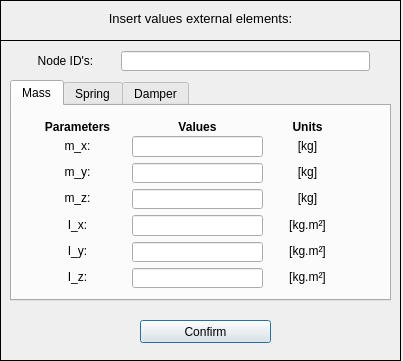
<?xml version="1.0" encoding="UTF-8"?>
<ui version="4.0">
 <class>Dialog</class>
 <widget class="QDialog" name="Dialog">
  <property name="windowModality">
   <enum>Qt::NonModal</enum>
  </property>
  <property name="geometry">
   <rect>
    <x>0</x>
    <y>0</y>
    <width>403</width>
    <height>361</height>
   </rect>
  </property>
  <property name="sizePolicy">
   <sizepolicy hsizetype="Fixed" vsizetype="Fixed">
    <horstretch>0</horstretch>
    <verstretch>0</verstretch>
   </sizepolicy>
  </property>
  <property name="contextMenuPolicy">
   <enum>Qt::DefaultContextMenu</enum>
  </property>
  <property name="windowTitle">
   <string>Add: Mass / Spring / Damper</string>
  </property>
  <property name="windowIcon">
   <iconset>
    <normaloff>../../../../../../Downloads/load - Copia.png</normaloff>../../../../../../Downloads/load - Copia.png</iconset>
  </property>
  <property name="whatsThis">
   <string/>
  </property>
  <widget class="QWidget" name="widget" native="true">
   <property name="geometry">
    <rect>
     <x>0</x>
     <y>0</y>
     <width>401</width>
     <height>361</height>
    </rect>
   </property>
   <property name="font">
    <font>
     <kerning>true</kerning>
    </font>
   </property>
   <widget class="QFrame" name="frame">
    <property name="geometry">
     <rect>
      <x>0</x>
      <y>0</y>
      <width>401</width>
      <height>41</height>
     </rect>
    </property>
    <property name="frameShape">
     <enum>QFrame::Box</enum>
    </property>
    <property name="frameShadow">
     <enum>QFrame::Plain</enum>
    </property>
    <property name="lineWidth">
     <number>1</number>
    </property>
    <widget class="QLabel" name="label">
     <property name="geometry">
      <rect>
       <x>10</x>
       <y>10</y>
       <width>381</width>
       <height>16</height>
      </rect>
     </property>
     <property name="font">
      <font>
       <pointsize>10</pointsize>
       <italic>false</italic>
      </font>
     </property>
     <property name="text">
      <string>Insert values external elements:</string>
     </property>
     <property name="textFormat">
      <enum>Qt::AutoText</enum>
     </property>
     <property name="alignment">
      <set>Qt::AlignCenter</set>
     </property>
    </widget>
   </widget>
   <widget class="QFrame" name="frame_2">
    <property name="geometry">
     <rect>
      <x>0</x>
      <y>40</y>
      <width>401</width>
      <height>321</height>
     </rect>
    </property>
    <property name="frameShape">
     <enum>QFrame::Box</enum>
    </property>
    <property name="frameShadow">
     <enum>QFrame::Plain</enum>
    </property>
    <widget class="QTabWidget" name="tabWidget">
     <property name="geometry">
      <rect>
       <x>10</x>
       <y>40</y>
       <width>381</width>
       <height>221</height>
      </rect>
     </property>
     <property name="currentIndex">
      <number>0</number>
     </property>
     <widget class="QWidget" name="tab">
      <attribute name="title">
       <string>Mass</string>
      </attribute>
      <widget class="QWidget" name="verticalLayoutWidget_5">
       <property name="geometry">
        <rect>
         <x>260</x>
         <y>10</y>
         <width>71</width>
         <height>21</height>
        </rect>
       </property>
       <layout class="QVBoxLayout" name="verticalLayout_5">
        <item>
         <widget class="QLabel" name="label_5">
          <property name="font">
           <font>
            <weight>75</weight>
            <bold>true</bold>
           </font>
          </property>
          <property name="text">
           <string>Units</string>
          </property>
          <property name="alignment">
           <set>Qt::AlignCenter</set>
          </property>
         </widget>
        </item>
       </layout>
      </widget>
      <widget class="QWidget" name="verticalLayoutWidget_7">
       <property name="geometry">
        <rect>
         <x>120</x>
         <y>30</y>
         <width>131</width>
         <height>152</height>
        </rect>
       </property>
       <layout class="QVBoxLayout" name="verticalLayout_7">
        <item>
         <widget class="QLineEdit" name="lineEdit_mx"/>
        </item>
        <item>
         <widget class="QLineEdit" name="lineEdit_my"/>
        </item>
        <item>
         <widget class="QLineEdit" name="lineEdit_mz"/>
        </item>
        <item>
         <widget class="QLineEdit" name="lineEdit_ix"/>
        </item>
        <item>
         <widget class="QLineEdit" name="lineEdit_iy"/>
        </item>
        <item>
         <widget class="QLineEdit" name="lineEdit_iz"/>
        </item>
       </layout>
      </widget>
      <widget class="QWidget" name="verticalLayoutWidget_8">
       <property name="geometry">
        <rect>
         <x>260</x>
         <y>30</y>
         <width>71</width>
         <height>151</height>
        </rect>
       </property>
       <layout class="QVBoxLayout" name="verticalLayout_8">
        <item>
         <widget class="QLabel" name="label_13">
          <property name="text">
           <string>[kg]</string>
          </property>
          <property name="alignment">
           <set>Qt::AlignCenter</set>
          </property>
         </widget>
        </item>
        <item>
         <widget class="QLabel" name="label_14">
          <property name="text">
           <string>[kg]</string>
          </property>
          <property name="alignment">
           <set>Qt::AlignCenter</set>
          </property>
         </widget>
        </item>
        <item>
         <widget class="QLabel" name="label_15">
          <property name="text">
           <string>[kg]</string>
          </property>
          <property name="alignment">
           <set>Qt::AlignCenter</set>
          </property>
         </widget>
        </item>
        <item>
         <widget class="QLabel" name="label_16">
          <property name="text">
           <string>[kg.m²]</string>
          </property>
          <property name="alignment">
           <set>Qt::AlignCenter</set>
          </property>
         </widget>
        </item>
        <item>
         <widget class="QLabel" name="label_17">
          <property name="text">
           <string>[kg.m²]</string>
          </property>
          <property name="alignment">
           <set>Qt::AlignCenter</set>
          </property>
         </widget>
        </item>
        <item>
         <widget class="QLabel" name="label_12">
          <property name="text">
           <string>[kg.m²]</string>
          </property>
          <property name="alignment">
           <set>Qt::AlignCenter</set>
          </property>
         </widget>
        </item>
       </layout>
      </widget>
      <widget class="QWidget" name="verticalLayoutWidget_4">
       <property name="geometry">
        <rect>
         <x>120</x>
         <y>10</y>
         <width>131</width>
         <height>21</height>
        </rect>
       </property>
       <layout class="QVBoxLayout" name="verticalLayout_4">
        <item>
         <widget class="QLabel" name="label_4">
          <property name="font">
           <font>
            <weight>75</weight>
            <bold>true</bold>
           </font>
          </property>
          <property name="text">
           <string>Values</string>
          </property>
          <property name="alignment">
           <set>Qt::AlignCenter</set>
          </property>
         </widget>
        </item>
       </layout>
      </widget>
      <widget class="QWidget" name="verticalLayoutWidget_6">
       <property name="geometry">
        <rect>
         <x>20</x>
         <y>30</y>
         <width>91</width>
         <height>151</height>
        </rect>
       </property>
       <layout class="QVBoxLayout" name="verticalLayout_6">
        <item>
         <widget class="QLabel" name="label_6">
          <property name="text">
           <string>m_x:</string>
          </property>
          <property name="alignment">
           <set>Qt::AlignCenter</set>
          </property>
         </widget>
        </item>
        <item>
         <widget class="QLabel" name="label_7">
          <property name="text">
           <string>m_y:</string>
          </property>
          <property name="alignment">
           <set>Qt::AlignCenter</set>
          </property>
         </widget>
        </item>
        <item>
         <widget class="QLabel" name="label_8">
          <property name="text">
           <string>m_z:</string>
          </property>
          <property name="alignment">
           <set>Qt::AlignCenter</set>
          </property>
         </widget>
        </item>
        <item>
         <widget class="QLabel" name="label_10">
          <property name="text">
           <string>I_x:</string>
          </property>
          <property name="alignment">
           <set>Qt::AlignCenter</set>
          </property>
         </widget>
        </item>
        <item>
         <widget class="QLabel" name="label_11">
          <property name="text">
           <string>I_y:</string>
          </property>
          <property name="alignment">
           <set>Qt::AlignCenter</set>
          </property>
         </widget>
        </item>
        <item>
         <widget class="QLabel" name="label_9">
          <property name="text">
           <string>I_z:</string>
          </property>
          <property name="alignment">
           <set>Qt::AlignCenter</set>
          </property>
         </widget>
        </item>
       </layout>
      </widget>
      <widget class="QWidget" name="verticalLayoutWidget_3">
       <property name="geometry">
        <rect>
         <x>20</x>
         <y>10</y>
         <width>91</width>
         <height>21</height>
        </rect>
       </property>
       <layout class="QVBoxLayout" name="verticalLayout_3">
        <item>
         <widget class="QLabel" name="label_3">
          <property name="font">
           <font>
            <weight>75</weight>
            <bold>true</bold>
           </font>
          </property>
          <property name="text">
           <string>Parameters</string>
          </property>
          <property name="alignment">
           <set>Qt::AlignCenter</set>
          </property>
         </widget>
        </item>
       </layout>
      </widget>
     </widget>
     <widget class="QWidget" name="tab_2">
      <attribute name="title">
       <string>Spring</string>
      </attribute>
      <widget class="QWidget" name="verticalLayoutWidget_10">
       <property name="geometry">
        <rect>
         <x>260</x>
         <y>10</y>
         <width>71</width>
         <height>21</height>
        </rect>
       </property>
       <layout class="QVBoxLayout" name="verticalLayout_10">
        <item>
         <widget class="QLabel" name="label_19">
          <property name="font">
           <font>
            <weight>75</weight>
            <bold>true</bold>
           </font>
          </property>
          <property name="text">
           <string>Units</string>
          </property>
          <property name="alignment">
           <set>Qt::AlignCenter</set>
          </property>
         </widget>
        </item>
       </layout>
      </widget>
      <widget class="QWidget" name="verticalLayoutWidget_12">
       <property name="geometry">
        <rect>
         <x>120</x>
         <y>30</y>
         <width>131</width>
         <height>152</height>
        </rect>
       </property>
       <layout class="QVBoxLayout" name="verticalLayout_12">
        <item>
         <widget class="QLineEdit" name="lineEdit_kx"/>
        </item>
        <item>
         <widget class="QLineEdit" name="lineEdit_ky"/>
        </item>
        <item>
         <widget class="QLineEdit" name="lineEdit_kz"/>
        </item>
        <item>
         <widget class="QLineEdit" name="lineEdit_krx"/>
        </item>
        <item>
         <widget class="QLineEdit" name="lineEdit_kry"/>
        </item>
        <item>
         <widget class="QLineEdit" name="lineEdit_krz"/>
        </item>
       </layout>
      </widget>
      <widget class="QWidget" name="verticalLayoutWidget_13">
       <property name="geometry">
        <rect>
         <x>260</x>
         <y>30</y>
         <width>71</width>
         <height>151</height>
        </rect>
       </property>
       <layout class="QVBoxLayout" name="verticalLayout_13">
        <item>
         <widget class="QLabel" name="label_20">
          <property name="text">
           <string>[N/m]</string>
          </property>
          <property name="alignment">
           <set>Qt::AlignCenter</set>
          </property>
         </widget>
        </item>
        <item>
         <widget class="QLabel" name="label_21">
          <property name="text">
           <string>[N/m]</string>
          </property>
          <property name="alignment">
           <set>Qt::AlignCenter</set>
          </property>
         </widget>
        </item>
        <item>
         <widget class="QLabel" name="label_22">
          <property name="text">
           <string>[N/m]</string>
          </property>
          <property name="alignment">
           <set>Qt::AlignCenter</set>
          </property>
         </widget>
        </item>
        <item>
         <widget class="QLabel" name="label_23">
          <property name="text">
           <string>[N/rad]</string>
          </property>
          <property name="alignment">
           <set>Qt::AlignCenter</set>
          </property>
         </widget>
        </item>
        <item>
         <widget class="QLabel" name="label_24">
          <property name="text">
           <string>[N/rad]</string>
          </property>
          <property name="alignment">
           <set>Qt::AlignCenter</set>
          </property>
         </widget>
        </item>
        <item>
         <widget class="QLabel" name="label_25">
          <property name="text">
           <string>[N/rad]</string>
          </property>
          <property name="alignment">
           <set>Qt::AlignCenter</set>
          </property>
         </widget>
        </item>
       </layout>
      </widget>
      <widget class="QWidget" name="verticalLayoutWidget_14">
       <property name="geometry">
        <rect>
         <x>120</x>
         <y>10</y>
         <width>131</width>
         <height>21</height>
        </rect>
       </property>
       <layout class="QVBoxLayout" name="verticalLayout_14">
        <item>
         <widget class="QLabel" name="label_26">
          <property name="font">
           <font>
            <weight>75</weight>
            <bold>true</bold>
           </font>
          </property>
          <property name="text">
           <string>Values</string>
          </property>
          <property name="alignment">
           <set>Qt::AlignCenter</set>
          </property>
         </widget>
        </item>
       </layout>
      </widget>
      <widget class="QWidget" name="verticalLayoutWidget_15">
       <property name="geometry">
        <rect>
         <x>20</x>
         <y>30</y>
         <width>91</width>
         <height>151</height>
        </rect>
       </property>
       <layout class="QVBoxLayout" name="verticalLayout_15">
        <item>
         <widget class="QLabel" name="label_27">
          <property name="text">
           <string>k_x:</string>
          </property>
          <property name="alignment">
           <set>Qt::AlignCenter</set>
          </property>
         </widget>
        </item>
        <item>
         <widget class="QLabel" name="label_28">
          <property name="text">
           <string>k_y:</string>
          </property>
          <property name="alignment">
           <set>Qt::AlignCenter</set>
          </property>
         </widget>
        </item>
        <item>
         <widget class="QLabel" name="label_29">
          <property name="text">
           <string>k_z:</string>
          </property>
          <property name="alignment">
           <set>Qt::AlignCenter</set>
          </property>
         </widget>
        </item>
        <item>
         <widget class="QLabel" name="label_30">
          <property name="text">
           <string>kr_x:</string>
          </property>
          <property name="alignment">
           <set>Qt::AlignCenter</set>
          </property>
         </widget>
        </item>
        <item>
         <widget class="QLabel" name="label_31">
          <property name="text">
           <string>kr_y:</string>
          </property>
          <property name="alignment">
           <set>Qt::AlignCenter</set>
          </property>
         </widget>
        </item>
        <item>
         <widget class="QLabel" name="label_32">
          <property name="text">
           <string>kr_z:</string>
          </property>
          <property name="alignment">
           <set>Qt::AlignCenter</set>
          </property>
         </widget>
        </item>
       </layout>
      </widget>
      <widget class="QWidget" name="verticalLayoutWidget_16">
       <property name="geometry">
        <rect>
         <x>20</x>
         <y>10</y>
         <width>91</width>
         <height>21</height>
        </rect>
       </property>
       <layout class="QVBoxLayout" name="verticalLayout_16">
        <item>
         <widget class="QLabel" name="label_33">
          <property name="font">
           <font>
            <weight>75</weight>
            <bold>true</bold>
           </font>
          </property>
          <property name="text">
           <string>Parameters</string>
          </property>
          <property name="alignment">
           <set>Qt::AlignCenter</set>
          </property>
         </widget>
        </item>
       </layout>
      </widget>
     </widget>
     <widget class="QWidget" name="tab_3">
      <attribute name="title">
       <string>Damper</string>
      </attribute>
      <widget class="QWidget" name="verticalLayoutWidget_18">
       <property name="geometry">
        <rect>
         <x>260</x>
         <y>10</y>
         <width>71</width>
         <height>21</height>
        </rect>
       </property>
       <layout class="QVBoxLayout" name="verticalLayout_18">
        <item>
         <widget class="QLabel" name="label_35">
          <property name="font">
           <font>
            <weight>75</weight>
            <bold>true</bold>
           </font>
          </property>
          <property name="text">
           <string>Units</string>
          </property>
          <property name="alignment">
           <set>Qt::AlignCenter</set>
          </property>
         </widget>
        </item>
       </layout>
      </widget>
      <widget class="QWidget" name="verticalLayoutWidget_20">
       <property name="geometry">
        <rect>
         <x>120</x>
         <y>30</y>
         <width>131</width>
         <height>152</height>
        </rect>
       </property>
       <layout class="QVBoxLayout" name="verticalLayout_20">
        <item>
         <widget class="QLineEdit" name="lineEdit_cx"/>
        </item>
        <item>
         <widget class="QLineEdit" name="lineEdit_cy"/>
        </item>
        <item>
         <widget class="QLineEdit" name="lineEdit_cz"/>
        </item>
        <item>
         <widget class="QLineEdit" name="lineEdit_crx"/>
        </item>
        <item>
         <widget class="QLineEdit" name="lineEdit_cry"/>
        </item>
        <item>
         <widget class="QLineEdit" name="lineEdit_crz"/>
        </item>
       </layout>
      </widget>
      <widget class="QWidget" name="verticalLayoutWidget_21">
       <property name="geometry">
        <rect>
         <x>260</x>
         <y>30</y>
         <width>71</width>
         <height>151</height>
        </rect>
       </property>
       <layout class="QVBoxLayout" name="verticalLayout_21">
        <item>
         <widget class="QLabel" name="label_36">
          <property name="text">
           <string>[N.s/m]</string>
          </property>
          <property name="alignment">
           <set>Qt::AlignCenter</set>
          </property>
         </widget>
        </item>
        <item>
         <widget class="QLabel" name="label_37">
          <property name="text">
           <string>[N.s/m]</string>
          </property>
          <property name="alignment">
           <set>Qt::AlignCenter</set>
          </property>
         </widget>
        </item>
        <item>
         <widget class="QLabel" name="label_38">
          <property name="text">
           <string>[N.s/m]</string>
          </property>
          <property name="alignment">
           <set>Qt::AlignCenter</set>
          </property>
         </widget>
        </item>
        <item>
         <widget class="QLabel" name="label_39">
          <property name="text">
           <string>[N.s/rad]</string>
          </property>
          <property name="alignment">
           <set>Qt::AlignCenter</set>
          </property>
         </widget>
        </item>
        <item>
         <widget class="QLabel" name="label_40">
          <property name="text">
           <string>[N.s/rad]</string>
          </property>
          <property name="alignment">
           <set>Qt::AlignCenter</set>
          </property>
         </widget>
        </item>
        <item>
         <widget class="QLabel" name="label_41">
          <property name="text">
           <string>[N.s/rad]</string>
          </property>
          <property name="alignment">
           <set>Qt::AlignCenter</set>
          </property>
         </widget>
        </item>
       </layout>
      </widget>
      <widget class="QWidget" name="verticalLayoutWidget_22">
       <property name="geometry">
        <rect>
         <x>120</x>
         <y>10</y>
         <width>131</width>
         <height>21</height>
        </rect>
       </property>
       <layout class="QVBoxLayout" name="verticalLayout_22">
        <item>
         <widget class="QLabel" name="label_42">
          <property name="font">
           <font>
            <weight>75</weight>
            <bold>true</bold>
           </font>
          </property>
          <property name="text">
           <string>Values</string>
          </property>
          <property name="alignment">
           <set>Qt::AlignCenter</set>
          </property>
         </widget>
        </item>
       </layout>
      </widget>
      <widget class="QWidget" name="verticalLayoutWidget_23">
       <property name="geometry">
        <rect>
         <x>20</x>
         <y>30</y>
         <width>91</width>
         <height>151</height>
        </rect>
       </property>
       <layout class="QVBoxLayout" name="verticalLayout_23">
        <item>
         <widget class="QLabel" name="label_43">
          <property name="text">
           <string>c_x:</string>
          </property>
          <property name="alignment">
           <set>Qt::AlignCenter</set>
          </property>
         </widget>
        </item>
        <item>
         <widget class="QLabel" name="label_44">
          <property name="text">
           <string>c_y:</string>
          </property>
          <property name="alignment">
           <set>Qt::AlignCenter</set>
          </property>
         </widget>
        </item>
        <item>
         <widget class="QLabel" name="label_45">
          <property name="text">
           <string>c_z:</string>
          </property>
          <property name="alignment">
           <set>Qt::AlignCenter</set>
          </property>
         </widget>
        </item>
        <item>
         <widget class="QLabel" name="label_46">
          <property name="text">
           <string>cr_x:</string>
          </property>
          <property name="alignment">
           <set>Qt::AlignCenter</set>
          </property>
         </widget>
        </item>
        <item>
         <widget class="QLabel" name="label_47">
          <property name="text">
           <string>cr_y:</string>
          </property>
          <property name="alignment">
           <set>Qt::AlignCenter</set>
          </property>
         </widget>
        </item>
        <item>
         <widget class="QLabel" name="label_48">
          <property name="text">
           <string>cr_z:</string>
          </property>
          <property name="alignment">
           <set>Qt::AlignCenter</set>
          </property>
         </widget>
        </item>
       </layout>
      </widget>
      <widget class="QWidget" name="verticalLayoutWidget_24">
       <property name="geometry">
        <rect>
         <x>20</x>
         <y>10</y>
         <width>91</width>
         <height>21</height>
        </rect>
       </property>
       <layout class="QVBoxLayout" name="verticalLayout_24">
        <item>
         <widget class="QLabel" name="label_49">
          <property name="font">
           <font>
            <weight>75</weight>
            <bold>true</bold>
           </font>
          </property>
          <property name="text">
           <string>Parameters</string>
          </property>
          <property name="alignment">
           <set>Qt::AlignCenter</set>
          </property>
         </widget>
        </item>
       </layout>
      </widget>
     </widget>
    </widget>
    <widget class="QPushButton" name="pushButton_confirm">
     <property name="geometry">
      <rect>
       <x>140</x>
       <y>280</y>
       <width>131</width>
       <height>23</height>
      </rect>
     </property>
     <property name="text">
      <string>Confirm</string>
     </property>
    </widget>
    <widget class="QWidget" name="verticalLayoutWidget">
     <property name="geometry">
      <rect>
       <x>20</x>
       <y>10</y>
       <width>91</width>
       <height>21</height>
      </rect>
     </property>
     <layout class="QVBoxLayout" name="verticalLayout">
      <item>
       <widget class="QLabel" name="label_2">
        <property name="text">
         <string>Node ID's:</string>
        </property>
        <property name="alignment">
         <set>Qt::AlignCenter</set>
        </property>
       </widget>
      </item>
     </layout>
    </widget>
    <widget class="QLineEdit" name="lineEdit_nodeID">
     <property name="geometry">
      <rect>
       <x>121</x>
       <y>11</y>
       <width>249</width>
       <height>20</height>
      </rect>
     </property>
     <property name="focusPolicy">
      <enum>Qt::ClickFocus</enum>
     </property>
    </widget>
   </widget>
  </widget>
 </widget>
 <resources/>
 <connections/>
</ui>
